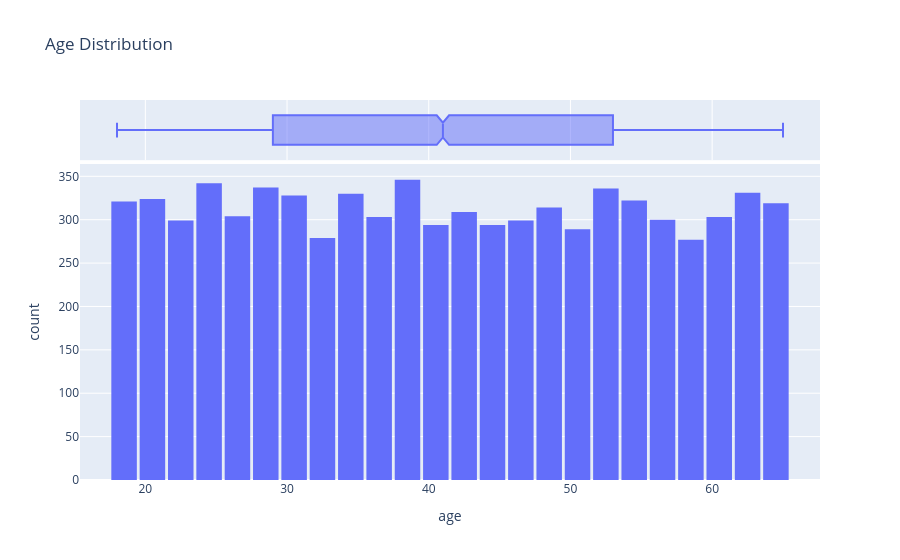

Notebook source saved alongside this figure:
### Markdown cell above
## A. hOW IS AGE distributed in the dataset

### Code cell
fig = px.histogram(medical_2, x='age', marginal='box',nbins=37,title='Age Distribution')
fig.update_layout(bargap=0.1)
fig.show()

### Figure 1 — Plotly figure (JSON) as saved in the notebook; plotly's stock layout.template omitted (floating-point values rounded to 4 significant figures; data arrays with more than 128 entries replaced by an {"elided": "..."} marker saying what was removed)
{"data": [{"bingroup": "x", "hovertemplate": "age=%{x}<br>count=%{y}<extra></extra>", "legendgroup": "", "marker": {"color": "#636efa", "pattern": {"shape": ""}}, "name": "", "nbinsx": 37, "orientation": "v", "showlegend": false, "type": "histogram", "x": {"elided": "7500 int values"}, "xaxis": "x", "yaxis": "y"}, {"hovertemplate": "age=%{x}<extra></extra>", "legendgroup": "", "marker": {"color": "#636efa"}, "name": "", "notched": true, "showlegend": false, "type": "box", "x": {"elided": "7500 int values"}, "xaxis": "x2", "yaxis": "y2"}], "layout": {"bargap": 0.1, "barmode": "relative", "legend": {"tracegroupgap": 0}, "title": {"text": "Age Distribution"}, "xaxis": {"anchor": "y", "domain": [0, 1], "title": {"text": "age"}}, "xaxis2": {"anchor": "y2", "domain": [0, 1], "matches": "x", "showgrid": true, "showticklabels": false}, "yaxis": {"anchor": "x", "domain": [0, 0.8316], "title": {"text": "count"}}, "yaxis2": {"anchor": "x2", "domain": [0.8416, 1], "matches": "y2", "showgrid": false, "showline": false, "showticklabels": false, "ticks": ""}}}
